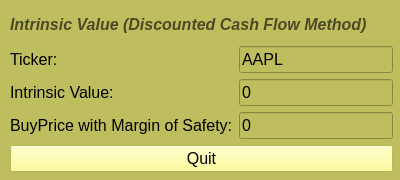
<?xml version="1.0" encoding="UTF-8"?>
<ui version="4.0">
 <class>Intrinsic_Main</class>
 <widget class="QWidget" name="Intrinsic_Main">
  <property name="geometry">
   <rect>
    <x>0</x>
    <y>0</y>
    <width>400</width>
    <height>180</height>
   </rect>
  </property>
  <property name="sizePolicy">
   <sizepolicy hsizetype="Fixed" vsizetype="Fixed">
    <horstretch>0</horstretch>
    <verstretch>0</verstretch>
   </sizepolicy>
  </property>
  <property name="minimumSize">
   <size>
    <width>400</width>
    <height>180</height>
   </size>
  </property>
  <property name="maximumSize">
   <size>
    <width>400</width>
    <height>180</height>
   </size>
  </property>
  <property name="font">
   <font>
    <family>Segoe UI</family>
    <pointsize>12</pointsize>
   </font>
  </property>
  <property name="windowTitle">
   <string>Intrinsic</string>
  </property>
  <property name="styleSheet">
   <string notr="true">background-color: rgb(190, 190, 95);</string>
  </property>
  <widget class="QWidget" name="layoutWidget">
   <property name="geometry">
    <rect>
     <x>10</x>
     <y>10</y>
     <width>383</width>
     <height>162</height>
    </rect>
   </property>
   <layout class="QVBoxLayout" name="verticalLayout_4">
    <item>
     <layout class="QVBoxLayout" name="verticalLayout_3">
      <item>
       <widget class="QLabel" name="lb_main">
        <property name="font">
         <font>
          <family>Segoe UI</family>
          <pointsize>12</pointsize>
          <weight>75</weight>
          <bold>true</bold>
         </font>
        </property>
        <property name="text">
         <string>&lt;html&gt;&lt;head/&gt;&lt;body&gt;&lt;p&gt;&lt;span style=&quot; font-style:italic; color:#4a4a25;&quot;&gt;Intrinsic Value (Discounted Cash Flow Method)&lt;/span&gt;&lt;/p&gt;&lt;/body&gt;&lt;/html&gt;</string>
        </property>
       </widget>
      </item>
      <item>
       <layout class="QHBoxLayout" name="horizontalLayout">
        <item>
         <layout class="QVBoxLayout" name="verticalLayout_2">
          <item>
           <widget class="QLabel" name="lb_ticker">
            <property name="font">
             <font>
              <family>Segoe UI</family>
              <pointsize>12</pointsize>
             </font>
            </property>
            <property name="text">
             <string>Ticker:</string>
            </property>
           </widget>
          </item>
          <item>
           <widget class="QLabel" name="lb_intrinsic">
            <property name="font">
             <font>
              <family>Segoe UI</family>
              <pointsize>12</pointsize>
             </font>
            </property>
            <property name="text">
             <string>Intrinsic Value:</string>
            </property>
           </widget>
          </item>
          <item>
           <widget class="QLabel" name="lb_buyprice">
            <property name="font">
             <font>
              <family>Segoe UI</family>
              <pointsize>12</pointsize>
             </font>
            </property>
            <property name="text">
             <string>BuyPrice with Margin of Safety:</string>
            </property>
           </widget>
          </item>
         </layout>
        </item>
        <item>
         <layout class="QVBoxLayout" name="verticalLayout">
          <item>
           <widget class="QLineEdit" name="edit_ticker">
            <property name="font">
             <font>
              <family>Segoe UI</family>
              <pointsize>12</pointsize>
             </font>
            </property>
            <property name="text">
             <string>AAPL</string>
            </property>
           </widget>
          </item>
          <item>
           <widget class="QLineEdit" name="edit_intrinsic">
            <property name="font">
             <font>
              <family>Segoe UI</family>
              <pointsize>12</pointsize>
             </font>
            </property>
            <property name="text">
             <string>0</string>
            </property>
           </widget>
          </item>
          <item>
           <widget class="QLineEdit" name="edit_buyprice">
            <property name="font">
             <font>
              <family>Segoe UI</family>
              <pointsize>12</pointsize>
             </font>
            </property>
            <property name="text">
             <string>0</string>
            </property>
           </widget>
          </item>
         </layout>
        </item>
       </layout>
      </item>
     </layout>
    </item>
    <item>
     <widget class="QPushButton" name="bn_quit">
      <property name="font">
       <font>
        <family>Segoe UI</family>
        <pointsize>12</pointsize>
       </font>
      </property>
      <property name="styleSheet">
       <string notr="true">background-color: rgb(255, 255, 127);</string>
      </property>
      <property name="text">
       <string>Quit</string>
      </property>
     </widget>
    </item>
   </layout>
  </widget>
 </widget>
 <resources/>
 <connections/>
</ui>
